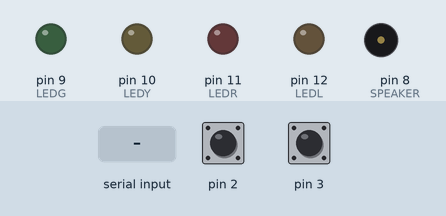
This sketch was run on a simulated Arduino Uno, built with avr-gcc and run on an emulated ATmega328P. Parts: output pins drawn as LEDs (lit = HIGH), buzzer (waves = sounding). Inputs (shaded band) come from the test bench; at power-on: pin 2 HIGH, pin 3 HIGH. What the sketch prints to the serial monitor is not drawn.

Above: at 1.2 s.
1.3 s: pin 2 pulled LOW for 0.15 s
At 1.38 s:
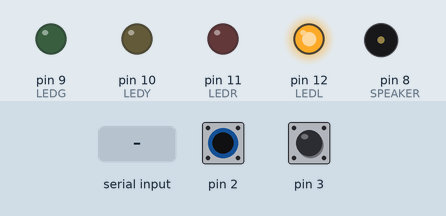
2.9 s: pin 3 pulled LOW for 0.15 s
At 2.98 s:
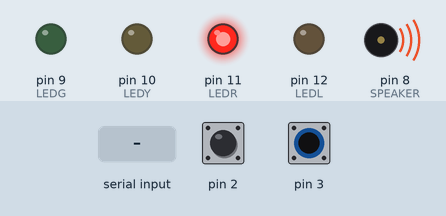
4.5 s: "H" received over Serial
At 5.3 s:
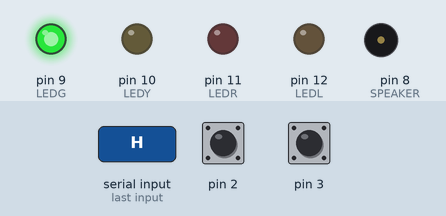
6.0 s: "O" received over Serial
At 6.4 s:
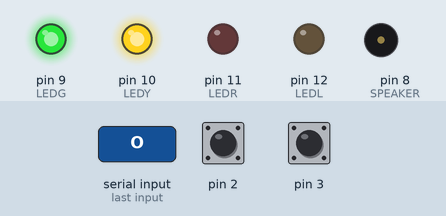
7.5 s: pin 2 pulled LOW for 1 s
At 8.3 s:
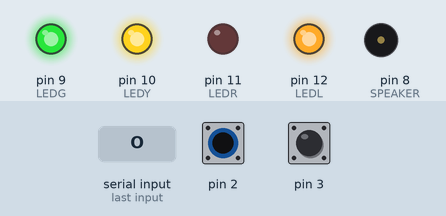
10.0 s: pin 3 pulled LOW for 1 s
At 10.7 s:
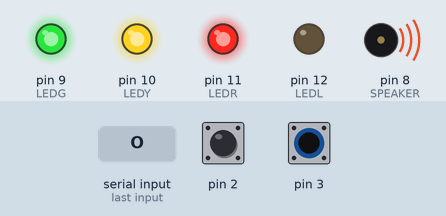
Timing chart, 0 to 13.0 s (numbered marks = the images above; inputs shaded):
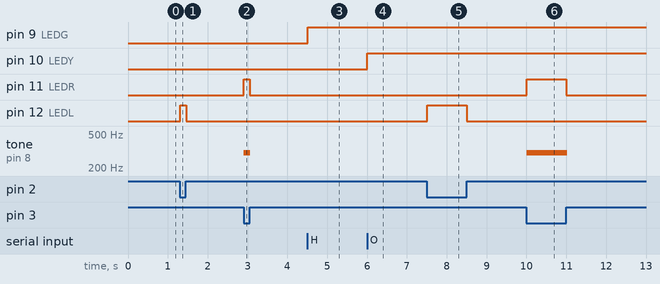

The sketch:

Fituino_Sensor.ino
```cpp
/*
Fituino Sensor Interface
January 2021
by Thomas van Klink, s2555913
and Hylke Jellema, s2192098
for Creative Technology M2 PPC End assignment

Serial communication with Processing based on "graphwriter"
by Edwin Dertien
- lines 31-32, 88-92

Capacitive sensing with the CapacitiveSensor libary
by Paul Bagder and Paul Stoffregen
- lines 25-27, 55-56
*/

//Fixed connected pins
const int LEDG = 9;
const int LEDY = 10;
const int LEDL = 12;
const int LEDR = 11;
const int SPEAKER = 8;

//Capacitive sensing
#include <CapacitiveSensor.h>                            //Include capacitive sensor libary
CapacitiveSensor SensorL = CapacitiveSensor(4, 2);       //Pin 2 is the sensor pin
CapacitiveSensor SensorR = CapacitiveSensor(4, 3);       //Pin 3 is the sensor pin

//Variables for capacitive sensing
unsigned long counter = 0;
float totalL;
float totalR;
unsigned int avgL;
unsigned int avgR;
const int TRESHOLD = 400;
boolean touchL;
boolean touchR;

//Variables for Processing communication
int data[] = {touchL,touchR};                           //Variables to send to Processing
const int DATASIZE = sizeof(data) / sizeof(int);        //Calculate size of array in a integer
char headers[] = {'L','R'};                             //Prefix for the data (headers)
int incomingByte;                                       //Variable to read incoming serial data into

void setup() {
  Serial.begin(9600);                                   //Start serial communication
  pinMode(LEDG, OUTPUT);                                //Set LED pins as outputs.
  pinMode(LEDY, OUTPUT);
  pinMode(LEDL, OUTPUT);
  pinMode(LEDR, OUTPUT);
}

void loop() {
  counter++;                                            //Increase loop counter by one
  long senseL =  SensorL.capacitiveSensor(30);          //Raw sensor data left
  long senseR =  SensorR.capacitiveSensor(30);          //Raw sensor data right
  totalL = totalL + senseL;                             //Total of sensing data left
  avgL = totalL / counter;                              //Calculate average of sensing data since program start
  totalR = totalR + senseR;                             //Total of sensing data right
  avgR = totalR / counter;                              //Calculate average of sensing data since program start

  if (senseL > avgL + TRESHOLD) {                       //If the capacitive sensor reading is higher then the average reading left + 400, it is being touched.
    touchL = true;
    touchR = false;
    tone(SPEAKER, 300);                                 //300 Hz tone out of Piezo speaker when touched
    digitalWrite(LEDL, HIGH);                           //Indicating LED left on
  } else {
    touchL = false;
    noTone(SPEAKER);                                    //Stop tone
    digitalWrite(LEDL, LOW);                            //Indicating LED left off
  }

  if (senseR > avgR + TRESHOLD) {                       //If the capacitive sensor reading is higher then the average reading right + 400, it is being touched.
    touchR = true;
    touchL = false;
    tone(SPEAKER, 300);                                 //300 Hz tone out of Piezo speaker when touched
    digitalWrite(LEDR, HIGH);                           //Indicating LED right on
  } else {
    touchR = false;
    noTone(SPEAKER);                                    //Stop tone
    digitalWrite(LEDR, LOW);                            //Indicating LED right off
  }

  //Serial communcation to Processing
  int data[] = {touchL,touchR};                          //Data array for Processing communication
  for(int z=0;z<DATASIZE;z++){                           //Print data to the serial port
    Serial.print(headers[z]);
    Serial.println(data[z]);
  }

  //Serial communication from Processing
  if (Serial.available() > 0) {
    incomingByte = Serial.read();                        // read the oldest byte in the serial buffer
    if (incomingByte == 'H') {                           // if it's a capital H, turn on the Green indicator LED (LEDG)
      digitalWrite(LEDG, HIGH);
    }
    if (incomingByte == 'L') {                           // if it's an L (ASCII 76) turn off the Green indicator LED (LEDG)
      digitalWrite(LEDG, LOW);
    }
    if (incomingByte == 'O') {                           // if it's an 0 (ASCII 76) turn off the Yellow indicator LED (LEDG)
      digitalWrite(LEDY, HIGH);
    }
    if (incomingByte == 'F') {                           // if it's an F (ASCII 76) turn off the Yellow indicator LED (LEDG)
      digitalWrite(LEDY, LOW);
    }
  }

}
```

Measured:
- after the input at 1.3 s, pin 12 (LEDL): LOW → HIGH at once, → LOW 0.15 s later
- after the input at 2.9 s, pin 11 (LEDR): LOW → HIGH at once, → LOW 0.15 s later; tone on pin 8 (SPEAKER): silent → 300 Hz at once, → silent 0.15 s later
- after the input at 4.5 s, pin 9 (LEDG): LOW → HIGH at once
- after the input at 6.0 s, pin 10 (LEDY): LOW → HIGH at once
- after the input at 7.5 s, pin 12 (LEDL): LOW → HIGH at once, → LOW 1.0 s later
- after the input at 10.0 s, pin 11 (LEDR): LOW → HIGH at once, → LOW 1.0 s later; tone on pin 8 (SPEAKER): silent → 300 Hz at once, → silent 1.0 s later
